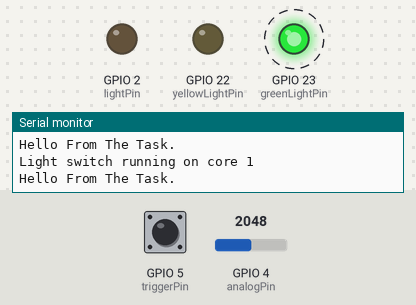
Recording of a program running on a simulated ESP32. Shown: output pins drawn as LEDs (lit = HIGH), the last lines printed to the serial monitor. Dashed ring = blinking. Inputs (shaded band) come from the test bench; at power-on: GPIO 5 (triggerPin) HIGH, GPIO 4 (analogPin) = 2048. The local clock reads 2024-03-15 10:24:30 at power-on unless the program sets it.

Above: at 2.2 s.
2.3 s: GPIO 5 (triggerPin) pulled LOW for 3.2 s
At 4.8 s:
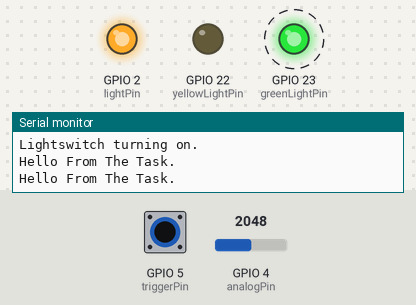
Timing chart, 0 to 13.0 s (numbered marks = the images above; inputs shaded):
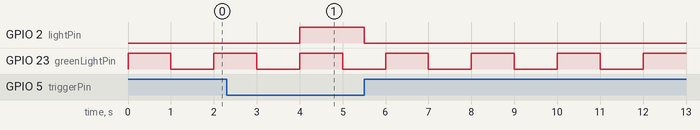

Measured:
- after the input at 2.3 s, GPIO 2 (lightPin): LOW → HIGH after 1.7 s, → LOW 1.5 s later
- by itself, GPIO 23 (greenLightPin): alternates HIGH for 1.0 s and LOW for 1.0 s

The program:

main.cpp
```cpp
#include <Arduino.h>

int lightPin = 2;
int triggerPin = 5;
int analogPin = 4;
int yellowLightPin = 22;
int greenLightPin = 23;
bool lightSwitch = true;
time_t timer;

TaskHandle_t task1;
TaskHandle_t task2;

void Task1Code(void * pvParameters);
void Task2Code(void * pvParameters);
void GreenLightSwitch(void * pvParameters);
void YellowLightSwitch(void * parameter);
void LightSwitchMethod(int pinParameter, int delayTime);

SemaphoreHandle_t xSemaphore = xSemaphoreCreateMutex();


void setup() {
  // put your setup code here, to run once:
  Serial.begin(115200);
  pinMode(lightPin, OUTPUT);
  pinMode(yellowLightPin, OUTPUT);
  pinMode(greenLightPin, OUTPUT);
  pinMode(triggerPin, INPUT_PULLUP);
  timer = time(NULL);


  xTaskCreate(
      GreenLightSwitch, /* Function to implement the task */
      "Task1", /* Name of the task */
      10000,  /* Stack size in words */
      NULL,  /* Task input parameter */
      0,  /* Priority of the task */
      NULL);  /* Task handle. */

      delay(500);

  //create a task that will be executed in the Task2code() function, with priority 1 and executed on core 1
  xTaskCreate(
      GreenLightSwitch,   /* Task function. */
      "Task2",     /* name of task. */
      10000,       /* Stack size of task */
      NULL,        /* parameter of the task */
      0,           /* priority of the task */
      NULL);      /* Task handle to keep track of created task */
    delay(500);
}

void loop() {
  // put your main code here, to run repeatedly:
  int updateSpeed = analogRead(analogPin) / 500;

  /* Serial.print(analogRead(analogPin) * 0.0008058608058);
  Serial.println(" Volt.");


  Serial.print("Update speed is: ");
  Serial.print(updateSpeed);
  Serial.println(" seconds.");

  Serial.print("Triggerpin is :");
  Serial.println(digitalRead(triggerPin));*/
  if (digitalRead(triggerPin) == LOW  && updateSpeed != 0)
  {
    //digitalWrite(lightPin, HIGH);
    time_t currentTimer = time(NULL);
    int timeDifference = currentTimer - timer;
    /* Serial.print("Current time is: ");
    Serial.print(currentTimer);
    Serial.print(". Old time is: ");
    Serial.print(timer);
    Serial.print(". Difference is: ");
    Serial.print(timeDifference);
    Serial.print(" Seconds. Update speed is: ");
    Serial.print(updateSpeed);
    Serial.println(" seconds."); */
    if( timeDifference >= updateSpeed)
    {
      timer = currentTimer;
      if (lightSwitch == true)
      {
        Serial.println("Lightswitch turning on.");
        lightSwitch = !lightSwitch;
        digitalWrite(lightPin, HIGH);
      }
      else
      {
        Serial.println("Lightswitch turning off.");
        lightSwitch = !lightSwitch;
        digitalWrite(lightPin, LOW);

      }

    }
  }
  else
  {
    digitalWrite(lightPin, LOW);
    lightSwitch = true;
  }

}

void GreenLightSwitch(void * parameter){
  LightSwitchMethod(greenLightPin, 1000);
}

void YellowLightSwitch(void * parameter){
  LightSwitchMethod(yellowLightPin, 1000);
}
void LightSwitchMethod(int pinParameter, int delayTime)
{   /* See if we can obtain the semaphore.  If the semaphore is not
        available wait 10 ticks to see if it becomes free. */

      xSemaphoreTake( xSemaphore, delayTime * 3);
      Serial.print("Light switch running on core ");
      Serial.println(xPortGetCoreID());

      for(;;){
        Serial.println("Hello From The Task.");
        digitalWrite(pinParameter, HIGH);
        vTaskDelay(delayTime);
        digitalWrite(pinParameter, LOW);
        vTaskDelay(delayTime);
        xSemaphoreGive( xSemaphore );
      }

      /* We have finished accessing the shared resource.  Release the
      semaphore. */
}
// void Task2Code(void * pvParameters)
// {
//   if( xSemaphore != NULL )
//    {
//     /* See if we can obtain the semaphore.  If the semaphore is not
//         available wait 10 ticks to see if it becomes free. */
//         if( xSemaphoreTake( xSemaphore, ( TickType_t ) 10 ) == pdTRUE )
//         {
//             /* We were able to obtain the semaphore and can now access the
//             shared resource. */

//             Serial.print("Task2 running on core ");
//             Serial.println(xPortGetCoreID());

//             for(;;){
//               digitalWrite(greenLightPin, HIGH);
//               delay(700);
//               digitalWrite(greenLightPin, LOW);
//               delay(700);
//             }

//             /* We have finished accessing the shared resource.  Release the
//             semaphore. */
//             xSemaphoreGive( xSemaphore );
//         }
//         else
//         {
//             /* We could not obtain the semaphore and can therefore not access
//             the shared resource safely. */
//         }
//    }

// }
```
